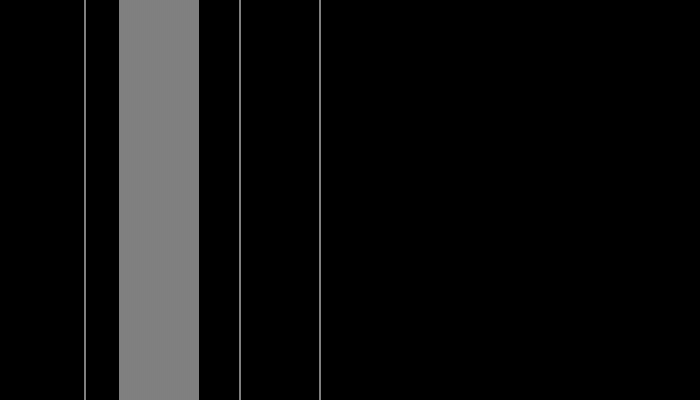
Frame 1 (no input)
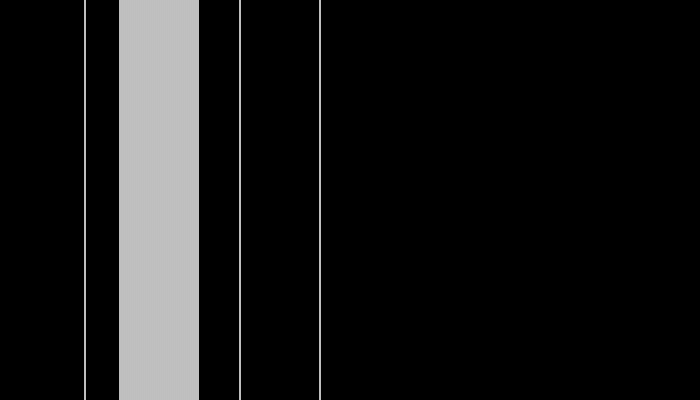
Frame 2 (the mouse pressed at the canvas centre, redrawn once)

The p5.js sketch that drew these frames (run headless with seeded random() and noise() and a simulated clock; the mouse was pressed at the canvas centre and the sketch redrawn once):

// p5.js sketch
// ── sketch.js
let a = 80;

function setup() {
  createCanvas(700, 400);
  background(0);
  stroke(255);
  noLoop();
}

function draw() {
  let a = 240;
  line(a, 0, a, height);

  for (let a = 120; a < 200; a += 2) {
    line(a, 0, a, height);
  }

  drawAnotherLine();

  drawYetAnotherLine();

}

function drawAnotherLine() {
  let a = 320;
  line(a, 0, a, height);
}

function drawYetAnotherLine() {
  line(a + 5, 0, a + 5, height);
}
